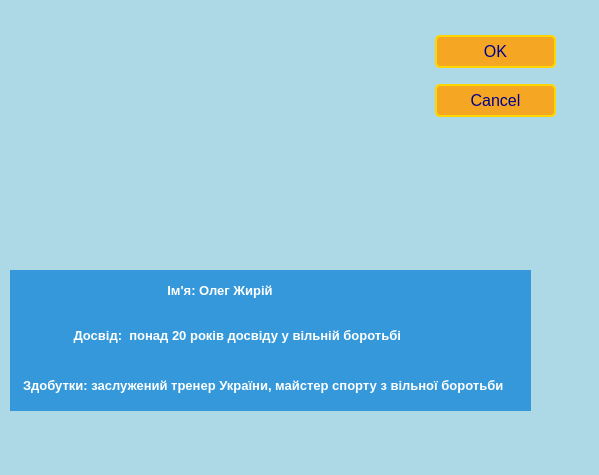
<?xml version="1.0" encoding="UTF-8"?>
<ui version="4.0">
 <class>trainer4</class>
 <widget class="QDialog" name="trainer4">
  <property name="geometry">
   <rect>
    <x>0</x>
    <y>0</y>
    <width>599</width>
    <height>475</height>
   </rect>
  </property>
  <property name="windowTitle">
   <string>Dialog</string>
  </property>
  <property name="styleSheet">
   <string notr="true">QDialog {
    background-color: #ADD8E6; /* Light Blue color code */
    color: white;
}</string>
  </property>
  <widget class="QDialogButtonBox" name="buttonBox">
   <property name="geometry">
    <rect>
     <x>430</x>
     <y>30</y>
     <width>131</width>
     <height>241</height>
    </rect>
   </property>
   <property name="styleSheet">
    <string notr="true">QDialogButtonBox {
    background-color: yellow;
    border: 2px solid red;
    border-radius: 5px; /* Optional for rounded corners */
}

QDialogButtonBox QPushButton {
    background-color: #F5A623; /* Background color for the buttons */
    border: 2px solid #FFD700; /* Border color for the buttons */
    border-radius: 5px; /* Optional for rounded buttons */
    padding: 5px 10px; /* Adjust padding for spacing */
    margin: 5px; /* Add margin to separate buttons */
    font-size: 16px; /* Adjust font size for button text */
    color: darkblue; /* Text color for buttons */
    text-transform: uppercase; /* Convert button text to uppercase */
    text-shadow: 2px 2px 2px rgba(0, 0, 0, 0.5); /* Add a text shadow */
    transition: background-color 0.3s, border 0.3s, color 0.3s; /* Add transition for smooth hover effect */
}

QDialogButtonBox QPushButton:hover {
    background-color: #800080; /* Change button background color on hover (deep purple) */
    border: 2px solid #800080; /* Change border color on hover (deep purple) */
    color: white; /* Change text color to white on hover for better visibility */
}
</string>
   </property>
   <property name="orientation">
    <enum>Qt::Vertical</enum>
   </property>
   <property name="standardButtons">
    <set>QDialogButtonBox::Cancel|QDialogButtonBox::Ok</set>
   </property>
  </widget>
  <widget class="QLabel" name="label">
   <property name="geometry">
    <rect>
     <x>150</x>
     <y>20</y>
     <width>191</width>
     <height>231</height>
    </rect>
   </property>
   <property name="text">
    <string/>
   </property>
   <property name="pixmap">
    <pixmap resource="Resources.qrc">:/photo/photos/images (4).jpg</pixmap>
   </property>
  </widget>
  <widget class="QLabel" name="label_2">
   <property name="geometry">
    <rect>
     <x>10</x>
     <y>270</y>
     <width>521</width>
     <height>41</height>
    </rect>
   </property>
   <property name="styleSheet">
    <string notr="true">QLabel {
    font-size: 13px; /* Set the font size */
    font-weight: bold; /* Make the text bold */
    color: white; /* Text color (white) for good contrast on a blue background */
    background-color: #3498db; /* Background color (blue) */
    padding: 10px; /* Add padding for better spacing */
}</string>
   </property>
   <property name="text">
    <string>                                        Ім'я: Олег Жирій</string>
   </property>
  </widget>
  <widget class="QLabel" name="label_3">
   <property name="geometry">
    <rect>
     <x>10</x>
     <y>310</y>
     <width>521</width>
     <height>51</height>
    </rect>
   </property>
   <property name="styleSheet">
    <string notr="true">QLabel {
    font-size: 13px; /* Set the font size */
    font-weight: bold; /* Make the text bold */
    color: white; /* Text color (white) for good contrast on a blue background */
    background-color: #3498db; /* Background color (blue) */
    padding: 10px; /* Add padding for better spacing */
}</string>
   </property>
   <property name="text">
    <string>              Досвід:  понад 20 років досвіду у вільній боротьбі </string>
   </property>
  </widget>
  <widget class="QLabel" name="label_4">
   <property name="geometry">
    <rect>
     <x>10</x>
     <y>360</y>
     <width>521</width>
     <height>51</height>
    </rect>
   </property>
   <property name="styleSheet">
    <string notr="true">QLabel {
    font-size: 13px; /* Set the font size */
    font-weight: bold; /* Make the text bold */
    color: white; /* Text color (white) for good contrast on a blue background */
    background-color: #3498db; /* Background color (blue) */
    padding: 10px; /* Add padding for better spacing */
}</string>
   </property>
   <property name="text">
    <string>Здобутки: заслужений тренер України, майстер спорту з вільної боротьби</string>
   </property>
  </widget>
 </widget>
 <resources>
  <include location="Resources.qrc"/>
 </resources>
 <connections>
  <connection>
   <sender>buttonBox</sender>
   <signal>accepted()</signal>
   <receiver>trainer4</receiver>
   <slot>accept()</slot>
   <hints>
    <hint type="sourcelabel">
     <x>248</x>
     <y>254</y>
    </hint>
    <hint type="destinationlabel">
     <x>157</x>
     <y>274</y>
    </hint>
   </hints>
  </connection>
  <connection>
   <sender>buttonBox</sender>
   <signal>rejected()</signal>
   <receiver>trainer4</receiver>
   <slot>reject()</slot>
   <hints>
    <hint type="sourcelabel">
     <x>316</x>
     <y>260</y>
    </hint>
    <hint type="destinationlabel">
     <x>286</x>
     <y>274</y>
    </hint>
   </hints>
  </connection>
 </connections>
</ui>
